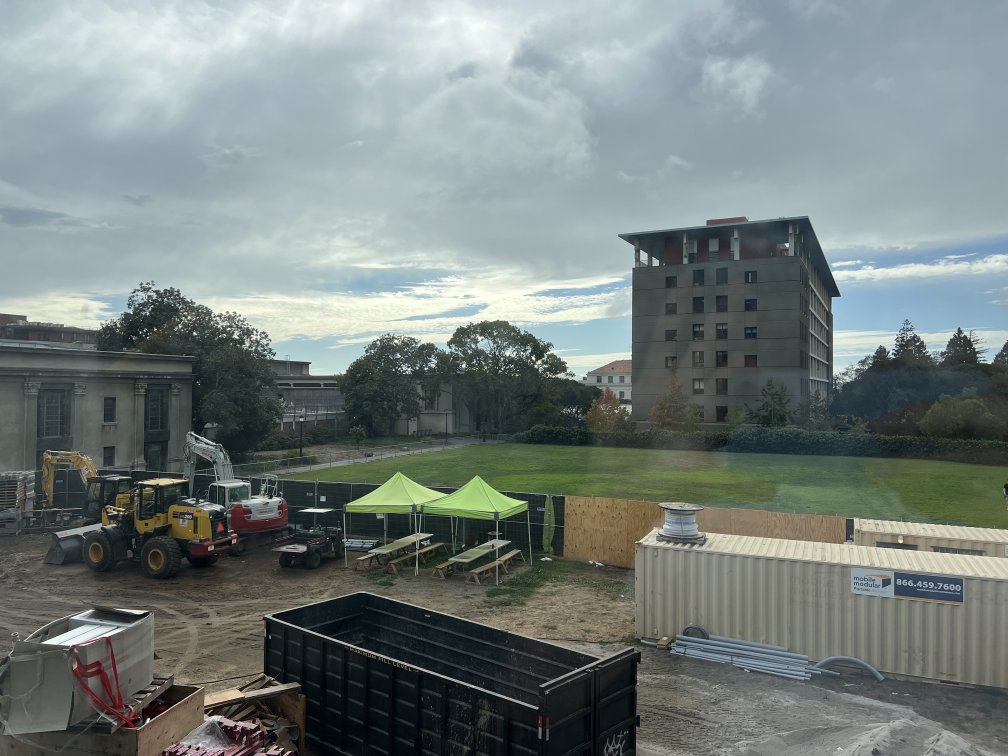
#> input picture project3/images/set1/L1.jpg, 4032 x 3024 px, found by its file name (shown at 1/4 size)
$ jupyter execute code.ipynb   (shell and % lines are left out)
#> lines starting #> are read from the running program, lines starting #| are printed output that depends on the picture
[cell 1]
import numpy as np
from pathlib import Path
import skimage as sk
import cv2 as cv
import skimage.io as skio
import skimage.color as skcolor
import skimage.transform as sktr
import matplotlib.pyplot as plt
import scipy.ndimage as ndi
import scipy.signal as scsignal
import time

def load_image(path, greyscale=True):
#> called with path = './images/set3/L1.jpg', greyscale = False
    im = skio.imread(path)
#> im is the input picture: shape (3024, 4032, 3); mean R, G, B 118, 127.5, 125.4
    im = sk.img_as_float(im)

    # remove alpha if its there
    if im.shape[-1] == 4:
        im = skcolor.rgba2rgb(im)

    if greyscale and im.ndim == 3:
        im = skcolor.rgb2gray(im)
    return im

def save_image(path, im):
    skio.imsave(path, sk.img_as_ubyte(im))

def get_points(im1, im2=None):
    print('Please select 10 points in each image for alignment.')
    plt.imshow(im1)
    p1, p2, p3, p4, p5, p6, p7, p8, p9, p10 = plt.ginput(10)
    plt.close()
    if im2 is None:
        return [p1, p2, p3, p4, p5, p6, p7, p8, p9, p10]
    plt.imshow(im2)
    p11, p12, p13, p14, p15, p16, p17, p18, p19, p20 = plt.ginput(10)
    plt.close()
    return [p1, p2, p3, p4, p5, p6, p7, p8, p9, p10], [p11, p12, p13, p14, p15, p16, p17, p18, p19, p20]

def get_4_points(im1):
    print('Please select 4 points in each image for alignment.')
    plt.imshow(im1)
    p1, p2, p3, p4 = plt.ginput(4)
    plt.close()
    return [p1, p2, p3, p4]

# A.1: Shoot the Pictures

[cell 2]
# Get Points
im1 = load_image('./images/set3/L1.jpg', greyscale=False)
im2 = load_image('./images/set3/L2.jpg', greyscale=False)
#> call 2 of load_image, with path = './images/set3/L2.jpg', greyscale = False
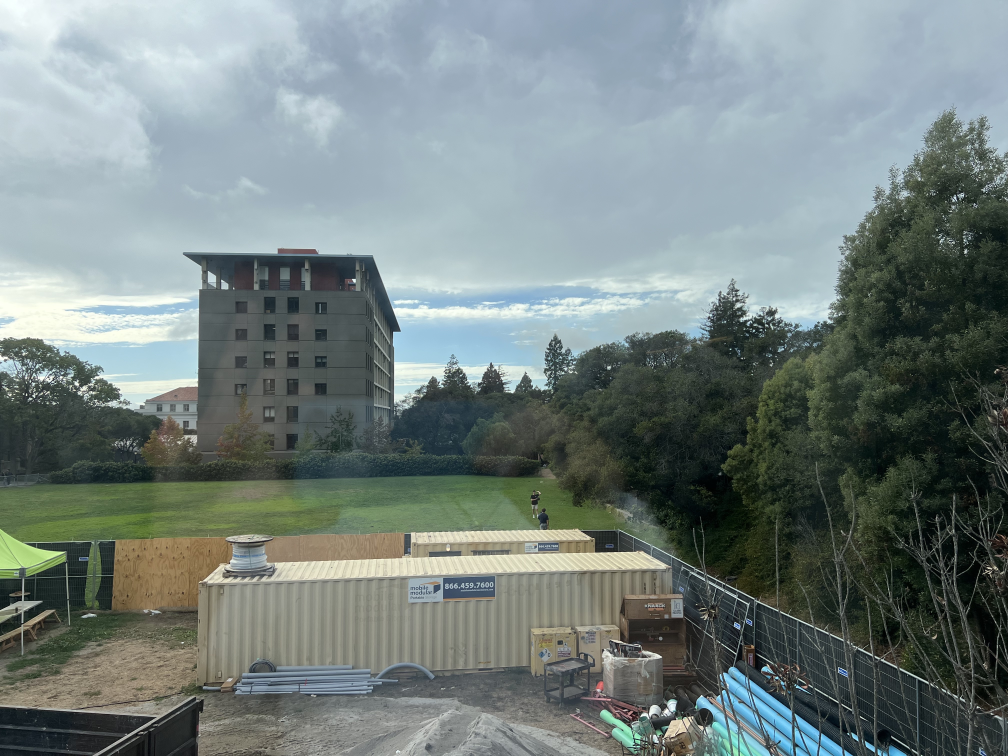
#> input picture project3/images/set1/L2.jpg, 4032 x 3024 px, found by its file name (shown at 1/4 size)
#> in load_image, im is the input picture: shape (3024, 4032, 3); mean R, G, B 117.4, 129.4, 127.7

# downsize our images by 80%
h, w = im1.shape[:2]
#> h = 3024; w = 4032
im1 = sktr.resize(im1, (int(h * 0.20), int(w * 0.20)))
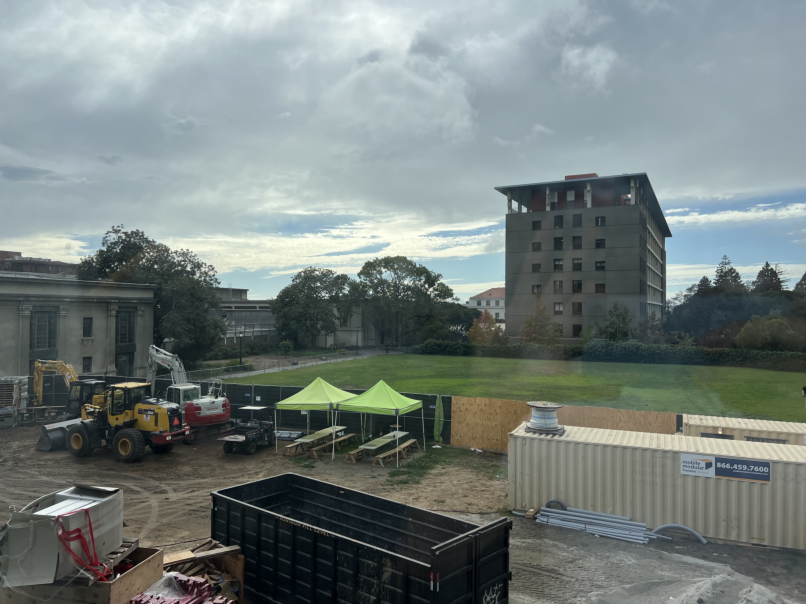
#> im1: shape (604, 806, 3) float64; mean R, G, B 0.463, 0.5, 0.492
h, w = im2.shape[:2]
im2 = sktr.resize(im2, (int(h * 0.20), int(w * 0.20)))
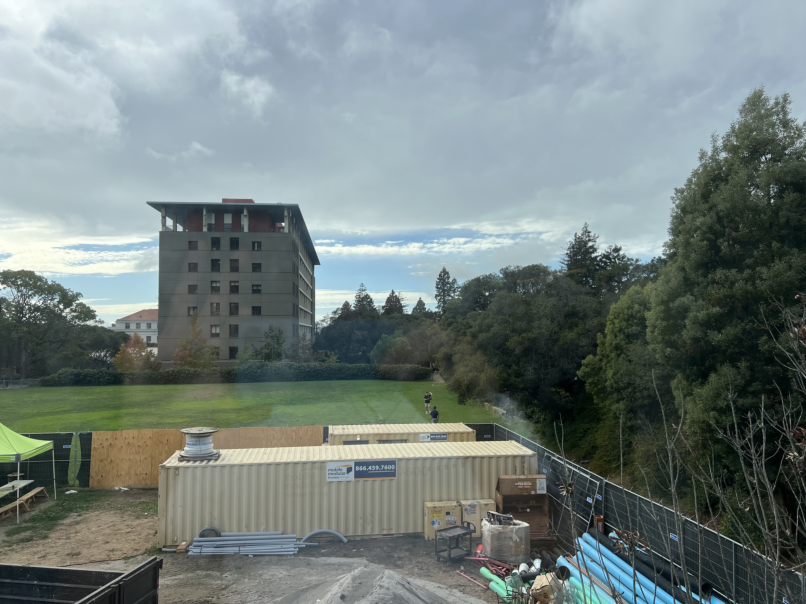
#> im2: shape (604, 806, 3) float64; mean R, G, B 0.46, 0.508, 0.501

points1, points2 = get_points(im1, im2)
